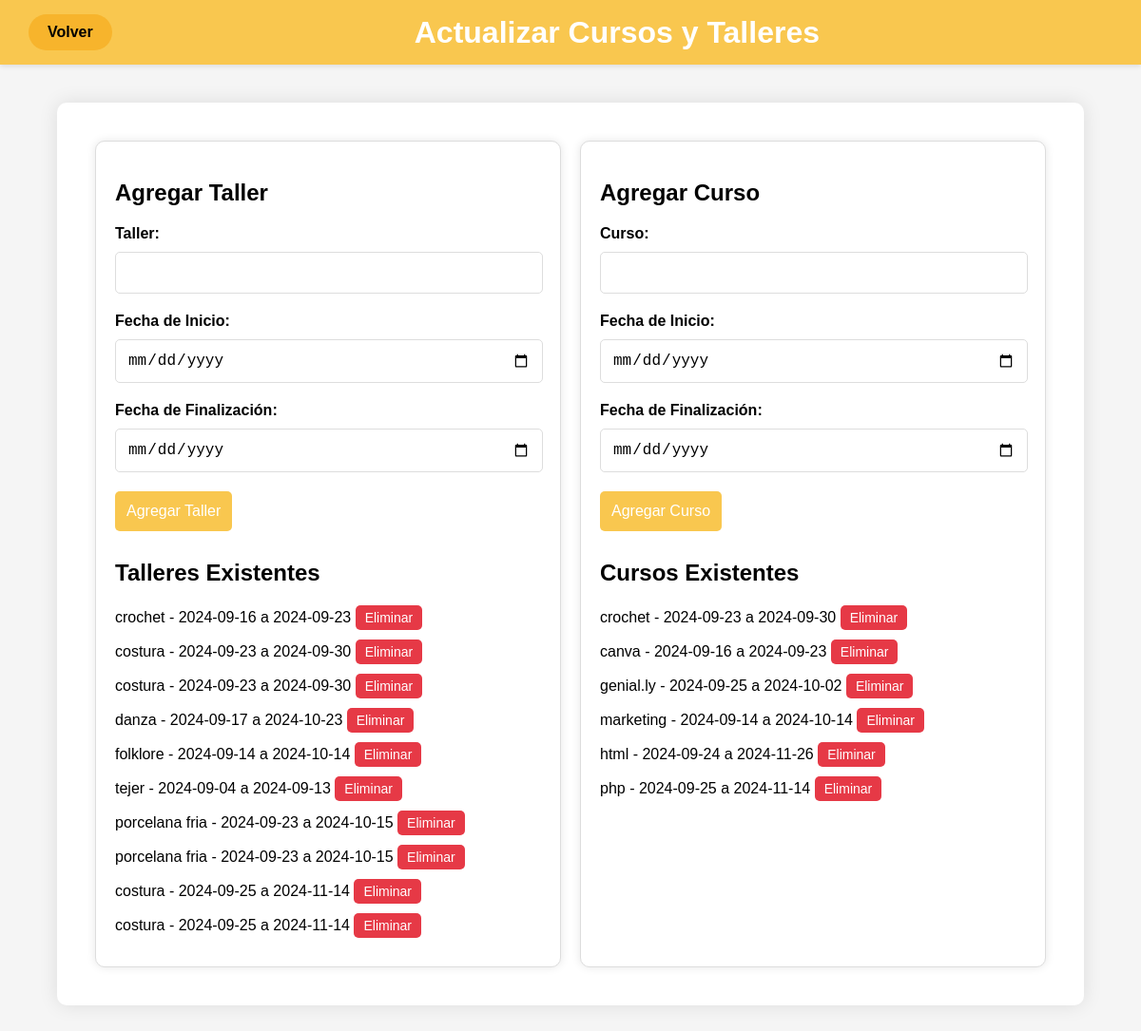
/cursosytalleres.php, run on the app's committed database.
### tables this page shows
CREATE TABLE `talleres` (
  `id_taller` int(11) NOT NULL,
  `taller` varchar(255) NOT NULL,
  `fecha_inicio` date NOT NULL,
  `fecha_fin` date NOT NULL
);

CREATE TABLE `cursos` (
  `id_curso` int(11) NOT NULL,
  `curso` varchar(255) NOT NULL,
  `fecha_inicio` date NOT NULL,
  `fecha_fin` date NOT NULL
);

### cursosytalleres.php (the view, shortened to what this page needs)
<?php
$servername = "localhost";
$username = "root";
$password = "";
$dbname = "merendero1";
$conn = new mysqli($servername, $username, $password, $dbname);
$sql_get_talleres = "SELECT * FROM talleres";
$result_talleres = $conn->query($sql_get_talleres);
$sql_get_cursos = "SELECT * FROM cursos";
$result_cursos = $conn->query($sql_get_cursos);
?>
<!DOCTYPE html>
<html lang="es">
<head>
</head>
<body>
    <header>
        <div class="header-buttons">
            <a href="botones.php">Volver</a>
        </div>
        <h1>Actualizar Cursos y Talleres</h1>
    </header>
    <div class="container">
        <div class="form-container">
            <h2>Agregar Taller</h2>
            <form action="" method="POST">
                <label for="taller">Taller:</label>
                <input type="text" id="taller" name="taller" required>
                <label for="fecha_inicio_taller">Fecha de Inicio:</label>
                <input type="date" id="fecha_inicio_taller" name="fecha_inicio_taller" required>
                <label for="fecha_fin_taller">Fecha de Finalización:</label>
                <input type="date" id="fecha_fin_taller" name="fecha_fin_taller" required>
                <button type="submit" name="submit_taller">Agregar Taller</button>
            </form>
            <h2>Talleres Existentes</h2>
            <ul>
                <?php while ($row = $result_talleres->fetch_assoc()): ?>
                    <li>
                        <?php echo $row['taller']; ?> -
                        <?php echo $row['fecha_inicio']; ?> a
                        <?php echo $row['fecha_fin']; ?>
                        <form action="" method="POST" style="display:inline;">
                            <button type="submit" name="delete_taller" class="delete-btn">Eliminar</button>
                        </form>
                    </li>
                <?php endwhile; ?>
            </ul>
        </div>
        <div class="form-container">
            <h2>Agregar Curso</h2>
            <form action="" method="POST">
                <label for="curso">Curso:</label>
                <input type="text" id="curso" name="curso" required>
                <label for="fecha_inicio_curso">Fecha de Inicio:</label>
                <input type="date" id="fecha_inicio_curso" name="fecha_inicio_curso" required>
                <label for="fecha_fin_curso">Fecha de Finalización:</label>
                <input type="date" id="fecha_fin_curso" name="fecha_fin_curso" required>
                <button type="submit" name="submit_curso">Agregar Curso</button>
            </form>
            <h2>Cursos Existentes</h2>
            <ul>
                <?php while ($row = $result_cursos->fetch_assoc()): ?>
                    <li>
                        <?php echo $row['curso']; ?> -
                        <?php echo $row['fecha_inicio']; ?> a
                        <?php echo $row['fecha_fin']; ?>
                        <form action="" method="POST" style="display:inline;">
                            <button type="submit" name="delete_curso" class="delete-btn">Eliminar</button>
                        </form>
                    </li>
                <?php endwhile; ?>
            </ul>
        </div>
    </div>
</body>
</html>

### cursosytalleres.php (style rules this page uses)
body { font-family: Verdana, sans-serif; background-color: #f5f5f5; margin: 0; padding: 0; }
header { background-color: #f9c74f; padding: 15px 20px; color: white; display: flex; align-items: center; box-shadow: 0 2px 5px rgba(0, 0, 0, 0.1); }
header h1 { margin: 0; flex-grow: 1; text-align: center; }
.header-buttons { display: flex; align-items: center; }
.header-buttons a { text-decoration: none; color: black; background-color: #f7b42c; padding: 10px 20px; border-radius: 20px; font-weight: bold; margin-left: 10px; }
.container { max-width: 1000px; margin: 40px auto; background: white; padding: 40px; border-radius: 10px; box-shadow: 0 0 20px rgba(0, 0, 0, 0.1); display: flex; justify-content: space-between; gap: 20px; }
.form-container { width: 48%; padding: 20px; border: 1px solid #ddd; border-radius: 10px; background-color: #fff; box-shadow: 0 0 10px rgba(0, 0, 0, 0.1); }
.container form { margin-bottom: 30px; }
label { display: block; margin-bottom: 10px; font-weight: bold; }
input[type="text"], input[type="date"] { width: calc(100% - 24px); padding: 12px; margin-bottom: 20px; border: 1px solid #ddd; border-radius: 5px; font-size: 16px; }
button { background-color: #f9c74f; color: white; padding: 12px; border: none; border-radius: 5px; font-size: 16px; cursor: pointer; transition: background-color 0.3s; }
.delete-btn { background-color: #e63946; color: white; padding: 5px 10px; border: none; border-radius: 5px; cursor: pointer; font-size: 14px; }
ul { list-style-type: none; padding: 0; margin: 0; }
li { margin-bottom: 10px; }

### data on the page
talleres: taller "crochet", fecha_inicio "2024-09-16", fecha_fin "2024-09-23"
talleres: taller "costura", fecha_inicio "2024-09-23", fecha_fin "2024-09-30"
talleres: taller "costura", fecha_inicio "2024-09-23", fecha_fin "2024-09-30"
talleres: taller "danza", fecha_inicio "2024-09-17", fecha_fin "2024-10-23"
talleres: taller "folklore", fecha_inicio "2024-09-14", fecha_fin "2024-10-14"
talleres: taller "tejer", fecha_inicio "2024-09-04", fecha_fin "2024-09-13"
talleres: taller "porcelana fria", fecha_inicio "2024-09-23", fecha_fin "2024-10-15"
talleres: taller "porcelana fria", fecha_inicio "2024-09-23", fecha_fin "2024-10-15"
talleres: taller "costura", fecha_inicio "2024-09-25", fecha_fin "2024-11-14"
talleres: taller "costura", fecha_inicio "2024-09-25", fecha_fin "2024-11-14"
cursos: curso "crochet", fecha_inicio "2024-09-23", fecha_fin "2024-09-30"
cursos: curso "canva", fecha_inicio "2024-09-16", fecha_fin "2024-09-23"
cursos: curso "genial.ly", fecha_inicio "2024-09-25", fecha_fin "2024-10-02"
cursos: curso "marketing", fecha_inicio "2024-09-14", fecha_fin "2024-10-14"
cursos: curso "html", fecha_inicio "2024-09-24", fecha_fin "2024-11-26"
cursos: curso "php", fecha_inicio "2024-09-25", fecha_fin "2024-11-14"
